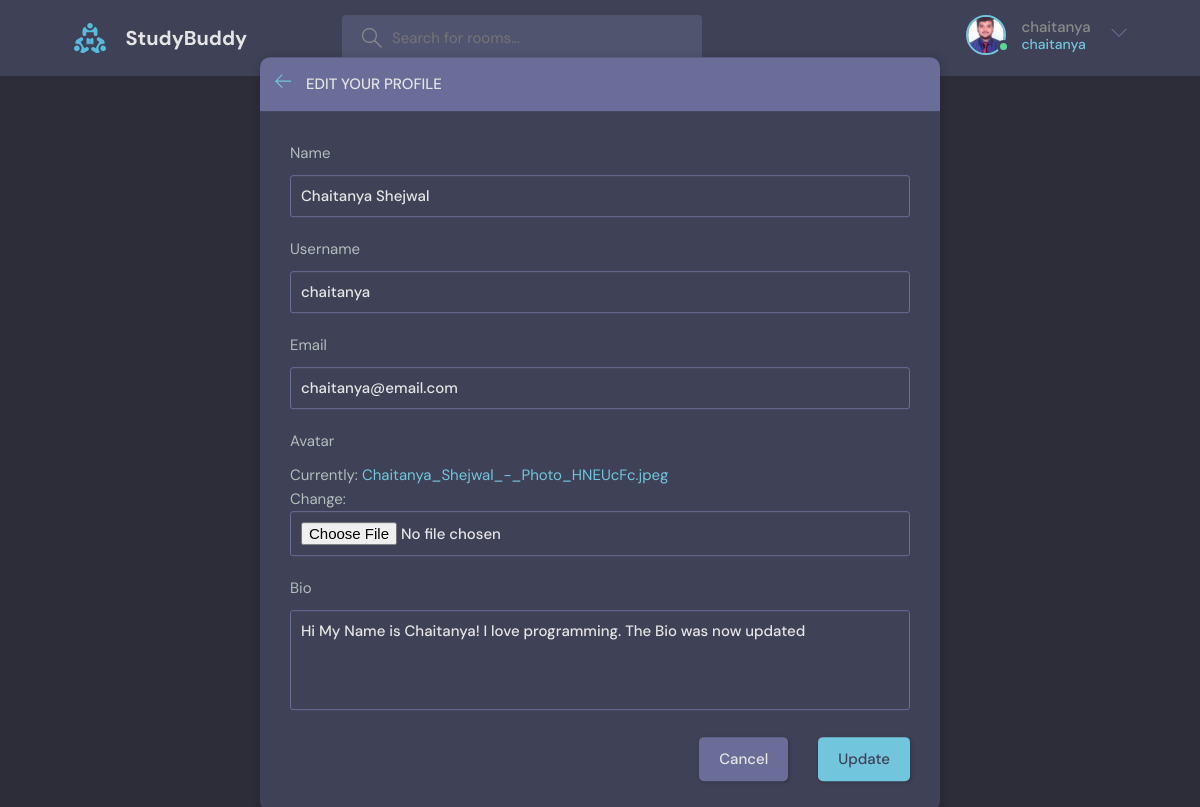
The page /update-user/ (signed in) on the database its author committed.
### base/models.py (models this page shows)
class User(AbstractUser):
    name = models.CharField(max_length=200, null=True)
    email = models.EmailField(null=True, unique=True)
    bio = models.TextField(null=True)
    avatar = models.ImageField(null=True, default="avatar.svg")
    USERNAME_FIELD = 'email'
    REQUIRED_FIELDS = []

### base/views.py (the view)
# urls.py: path('update-user/', views.updateUser, name='update-user'),
@login_required(login_url='login')
def updateUser(request):
    form = UserForm(instance=request.user)
    context = {
        'form': form
    }
    if request.method == "POST":
        form = UserForm(request.POST, request.FILES, instance = request.user)
        if form.is_valid():
            form.save()
            return redirect('user-profile', pk=request.user.id)
    return render(request, 'base/update-user.html', context)

### base/forms.py
class UserForm(ModelForm):
    class Meta:
        model = User
        fields = ['name', 'username', 'email', 'avatar', 'bio']

### base/templates/base/update-user.html (shortened to what this page needs)
{% extends 'main.html' %}
{% block content %}
<main class="update-account layout">
  <div class="container">
    <div class="layout__box">
      <div class="layout__boxHeader">
        <div class="layout__boxTitle">
          <a href="{% url 'home' %}">
            <svg version="1.1" xmlns="http://www.w3.org/2000/svg" width="32" height="32" viewBox="0 0 32 32">
              <title>arrow-left</title>
              <path
                d="M13.723 2.286l-13.723 13.714 13.719 13.714 1.616-1.611-10.96-10.96h27.625v-2.286h-27.625l10.965-10.965-1.616-1.607z">
              </path>
            </svg>
          </a>
          <h3>Edit your profile</h3>
        </div>
      </div>
      <div class="layout__body">
        <form class="form" action="" method="POST" enctype="multipart/form-data">
          {% for field in form %}
          <div class="form__group">
            <label for="profile_pic">{{field.label}}</label>
            {{field}}
          </div>
          {% endfor %}
          <div class="form__action">
            <a class="btn btn--dark" href="index.html">Cancel</a>
            <button class="btn btn--main" type="submit">Update</button>
          </div>
        </form>
      </div>
    </div>
  </div>
</main>
{% endblock content %}

### templates/navbar.html (shortened to what this page needs)
{% load static %}
<header class="header header--loggedIn">
    <div class="container">
      <a href="{% url 'home' %}" class="header__logo">
        <img src="{% static 'images/logo.svg'%}" />
        <h1>StudyBuddy</h1>
      </a>
      <form class="header__search" method="GET" action="{% url 'home' %}">
        <label>
          <input type="text" name="q" placeholder="Search for rooms..." />
        </label>
      </form>
      <nav class="header__menu">
        {% if request.user.is_authenticated %}
            <div class="header__user">
            <a href="{% url 'update-user' %}">
                <div class="avatar avatar--medium active">
                <img src="{{request.user.avatar.url}}" />
                </div>
                <p>{{request.user.username}}<span>{{request.user.username}}</span></p>
            </a>
            <button class="dropdown-button">
                <svg version="1.1" xmlns="http://www.w3.org/2000/svg" width="32" height="32" viewBox="0 0 32 32">
                <title>chevron-down</title>
                <path d="M16 21l-13-13h-3l16 16 16-16h-3l-13 13z"></path>
                </svg>
            </button>
            </div>
        {% else %}
        <a href="{% url 'login' %}">
          <img src="{% static 'images/avatar.svg'%}" />
          <p>Login</p>
        </a>
        {% endif %}
      </nav>
    </div>
  </header>

### rows shown on the page
User: user.avatar (picture), user.username "chaitanya", form "Chaitanya Shejwal" "chaitanya" "chaitanya@email.com" "Hi My Name is Chaitanya! I love programming. The Bio was now updated"

### other values the page prints
{{ field.label }} "Name" "Username" "Email" "Avatar" "Bio"
